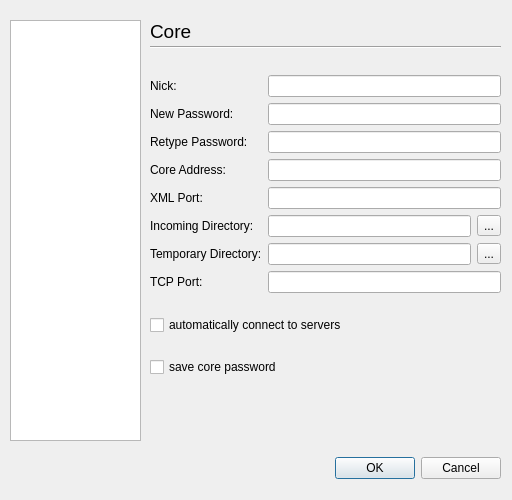
<ui version="4.0" >
 <class>QAjOptionsDialogBase</class>
 <widget class="QDialog" name="QAjOptionsDialogBase" >
  <property name="geometry" >
   <rect>
    <x>0</x>
    <y>0</y>
    <width>512</width>
    <height>500</height>
   </rect>
  </property>
  <property name="windowTitle" >
   <string>Configure</string>
  </property>
  <widget class="QWidget" name="layoutWidget" >
   <property name="geometry" >
    <rect>
     <x>10</x>
     <y>452</y>
     <width>491</width>
     <height>33</height>
    </rect>
   </property>
   <layout class="QHBoxLayout" >
    <property name="margin" >
     <number>0</number>
    </property>
    <property name="spacing" >
     <number>6</number>
    </property>
    <item>
     <spacer>
      <property name="orientation" >
       <enum>Qt::Horizontal</enum>
      </property>
      <property name="sizeHint" >
       <size>
        <width>131</width>
        <height>31</height>
       </size>
      </property>
     </spacer>
    </item>
    <item>
     <widget class="QPushButton" name="okButton" >
      <property name="text" >
       <string>OK</string>
      </property>
     </widget>
    </item>
    <item>
     <widget class="QPushButton" name="cancelButton" >
      <property name="text" >
       <string>Cancel</string>
      </property>
     </widget>
    </item>
   </layout>
  </widget>
  <widget class="QListWidget" name="listWidget" >
   <property name="geometry" >
    <rect>
     <x>10</x>
     <y>20</y>
     <width>131</width>
     <height>421</height>
    </rect>
   </property>
   <property name="autoScroll" >
    <bool>false</bool>
   </property>
   <property name="selectionBehavior" >
    <enum>QAbstractItemView::SelectRows</enum>
   </property>
  </widget>
  <widget class="QStackedWidget" name="stackedWidget" >
   <property name="geometry" >
    <rect>
     <x>140</x>
     <y>9</y>
     <width>371</width>
     <height>431</height>
    </rect>
   </property>
   <property name="frameShape" >
    <enum>QFrame::NoFrame</enum>
   </property>
   <property name="currentIndex" >
    <number>0</number>
   </property>
   <widget class="QWidget" name="Core" >
    <widget class="Line" name="line" >
     <property name="geometry" >
      <rect>
       <x>10</x>
       <y>30</y>
       <width>351</width>
       <height>16</height>
      </rect>
     </property>
     <property name="orientation" >
      <enum>Qt::Horizontal</enum>
     </property>
    </widget>
    <widget class="QWidget" name="layoutWidget" >
     <property name="geometry" >
      <rect>
       <x>10</x>
       <y>50</y>
       <width>351</width>
       <height>334</height>
      </rect>
     </property>
     <layout class="QVBoxLayout" >
      <property name="margin" >
       <number>0</number>
      </property>
      <property name="spacing" >
       <number>6</number>
      </property>
      <item>
       <layout class="QGridLayout" >
        <property name="margin" >
         <number>0</number>
        </property>
        <property name="spacing" >
         <number>6</number>
        </property>
        <item row="2" column="0" >
         <widget class="QLabel" name="label_3" >
          <property name="text" >
           <string>Retype Password:</string>
          </property>
         </widget>
        </item>
        <item row="4" column="1" colspan="2" >
         <widget class="QLineEdit" name="xmlEdit" />
        </item>
        <item row="5" column="1" >
         <widget class="QLineEdit" name="incomingEdit" />
        </item>
        <item row="7" column="0" >
         <widget class="QLabel" name="label_16" >
          <property name="text" >
           <string>TCP Port:</string>
          </property>
         </widget>
        </item>
        <item row="6" column="0" >
         <widget class="QLabel" name="label_7" >
          <property name="text" >
           <string>Temporary Directory:</string>
          </property>
         </widget>
        </item>
        <item row="1" column="1" colspan="2" >
         <widget class="QLineEdit" name="passwordEdit" >
          <property name="echoMode" >
           <enum>QLineEdit::Password</enum>
          </property>
         </widget>
        </item>
        <item row="3" column="1" colspan="2" >
         <widget class="QLineEdit" name="coreEdit" />
        </item>
        <item row="5" column="2" >
         <widget class="QToolButton" name="incomingButton" >
          <property name="text" >
           <string>...</string>
          </property>
         </widget>
        </item>
        <item row="4" column="0" >
         <widget class="QLabel" name="label_5" >
          <property name="text" >
           <string>XML Port:</string>
          </property>
         </widget>
        </item>
        <item row="0" column="0" >
         <widget class="QLabel" name="label" >
          <property name="text" >
           <string>Nick:</string>
          </property>
         </widget>
        </item>
        <item row="1" column="0" >
         <widget class="QLabel" name="label_2" >
          <property name="text" >
           <string>New Password:</string>
          </property>
         </widget>
        </item>
        <item row="7" column="1" colspan="2" >
         <widget class="QLineEdit" name="tcpEdit" />
        </item>
        <item row="6" column="1" >
         <widget class="QLineEdit" name="tempEdit" />
        </item>
        <item row="5" column="0" >
         <widget class="QLabel" name="label_6" >
          <property name="text" >
           <string>Incoming Directory:</string>
          </property>
         </widget>
        </item>
        <item row="2" column="1" colspan="2" >
         <widget class="QLineEdit" name="retypeEdit" >
          <property name="echoMode" >
           <enum>QLineEdit::Password</enum>
          </property>
         </widget>
        </item>
        <item row="6" column="2" >
         <widget class="QToolButton" name="tempButton" >
          <property name="text" >
           <string>...</string>
          </property>
         </widget>
        </item>
        <item row="3" column="0" >
         <widget class="QLabel" name="label_4" >
          <property name="text" >
           <string>Core Address:</string>
          </property>
         </widget>
        </item>
        <item row="0" column="1" colspan="2" >
         <widget class="QLineEdit" name="nickEdit" />
        </item>
       </layout>
      </item>
      <item>
       <widget class="QCheckBox" name="autoConnect" >
        <property name="text" >
         <string>automatically connect to servers</string>
        </property>
       </widget>
      </item>
      <item>
       <widget class="QCheckBox" name="savePassword" >
        <property name="text" >
         <string>save core password</string>
        </property>
       </widget>
      </item>
     </layout>
    </widget>
    <widget class="QLabel" name="label_24" >
     <property name="geometry" >
      <rect>
       <x>10</x>
       <y>10</y>
       <width>321</width>
       <height>25</height>
      </rect>
     </property>
     <property name="font" >
      <font>
       <pointsize>14</pointsize>
      </font>
     </property>
     <property name="text" >
      <string>Core</string>
     </property>
    </widget>
   </widget>
   <widget class="QWidget" name="Limits" >
    <widget class="Line" name="line_2" >
     <property name="geometry" >
      <rect>
       <x>10</x>
       <y>30</y>
       <width>351</width>
       <height>16</height>
      </rect>
     </property>
     <property name="orientation" >
      <enum>Qt::Horizontal</enum>
     </property>
    </widget>
    <widget class="QLabel" name="label_25" >
     <property name="geometry" >
      <rect>
       <x>10</x>
       <y>10</y>
       <width>321</width>
       <height>25</height>
      </rect>
     </property>
     <property name="font" >
      <font>
       <pointsize>14</pointsize>
      </font>
     </property>
     <property name="text" >
      <string>Limits</string>
     </property>
    </widget>
    <widget class="QWidget" name="layoutWidget_2" >
     <property name="geometry" >
      <rect>
       <x>10</x>
       <y>50</y>
       <width>351</width>
       <height>194</height>
      </rect>
     </property>
     <layout class="QGridLayout" >
      <property name="margin" >
       <number>0</number>
      </property>
      <property name="spacing" >
       <number>6</number>
      </property>
      <item row="3" column="1" >
       <widget class="QSpinBox" name="sourcesSpin" >
        <property name="alignment" >
         <set>Qt::AlignRight</set>
        </property>
        <property name="suffix" >
         <string/>
        </property>
        <property name="maximum" >
         <number>9999</number>
        </property>
       </widget>
      </item>
      <item row="1" column="0" >
       <widget class="QLabel" name="label_11" >
        <property name="text" >
         <string>Max. Upload Speed:</string>
        </property>
       </widget>
      </item>
      <item row="0" column="0" >
       <widget class="QLabel" name="label_10" >
        <property name="text" >
         <string>Max. Download Speed:</string>
        </property>
       </widget>
      </item>
      <item row="2" column="0" >
       <widget class="QLabel" name="label_12" >
        <property name="text" >
         <string>Max. Speed Per Slot:</string>
        </property>
       </widget>
      </item>
      <item row="1" column="1" >
       <widget class="QSpinBox" name="upSpin" >
        <property name="alignment" >
         <set>Qt::AlignRight</set>
        </property>
        <property name="suffix" >
         <string> kByte/s</string>
        </property>
        <property name="maximum" >
         <number>9999</number>
        </property>
       </widget>
      </item>
      <item row="5" column="0" >
       <widget class="QLabel" name="label_15" >
        <property name="text" >
         <string>Max. New Connections:</string>
        </property>
       </widget>
      </item>
      <item row="4" column="0" >
       <widget class="QLabel" name="label_14" >
        <property name="text" >
         <string>Max. Connections:</string>
        </property>
       </widget>
      </item>
      <item row="2" column="1" >
       <widget class="QSpinBox" name="slotSpin" >
        <property name="alignment" >
         <set>Qt::AlignRight</set>
        </property>
        <property name="suffix" >
         <string> kByte/s</string>
        </property>
        <property name="maximum" >
         <number>9999</number>
        </property>
       </widget>
      </item>
      <item row="0" column="1" >
       <widget class="QSpinBox" name="downSpin" >
        <property name="alignment" >
         <set>Qt::AlignRight</set>
        </property>
        <property name="suffix" >
         <string> kByte/s</string>
        </property>
        <property name="maximum" >
         <number>9999</number>
        </property>
       </widget>
      </item>
      <item row="4" column="1" >
       <widget class="QSpinBox" name="connectionsSpin" >
        <property name="alignment" >
         <set>Qt::AlignRight</set>
        </property>
        <property name="suffix" >
         <string/>
        </property>
        <property name="maximum" >
         <number>9999</number>
        </property>
       </widget>
      </item>
      <item row="5" column="1" >
       <widget class="QSpinBox" name="newSpin" >
        <property name="alignment" >
         <set>Qt::AlignRight</set>
        </property>
        <property name="suffix" >
         <string> per 10 seconds</string>
        </property>
        <property name="maximum" >
         <number>9999</number>
        </property>
       </widget>
      </item>
      <item row="3" column="0" >
       <widget class="QLabel" name="label_13" >
        <property name="text" >
         <string>Max. Sources Per File:</string>
        </property>
       </widget>
      </item>
     </layout>
    </widget>
   </widget>
   <widget class="QWidget" name="Appearance" >
    <widget class="Line" name="line_3" >
     <property name="geometry" >
      <rect>
       <x>10</x>
       <y>30</y>
       <width>351</width>
       <height>16</height>
      </rect>
     </property>
     <property name="orientation" >
      <enum>Qt::Horizontal</enum>
     </property>
    </widget>
    <widget class="QLabel" name="label_26" >
     <property name="geometry" >
      <rect>
       <x>10</x>
       <y>10</y>
       <width>321</width>
       <height>25</height>
      </rect>
     </property>
     <property name="font" >
      <font>
       <pointsize>14</pointsize>
      </font>
     </property>
     <property name="text" >
      <string>Appearance</string>
     </property>
    </widget>
    <widget class="QWidget" name="layoutWidget" >
     <property name="geometry" >
      <rect>
       <x>10</x>
       <y>50</y>
       <width>301</width>
       <height>193</height>
      </rect>
     </property>
     <layout class="QVBoxLayout" >
      <property name="margin" >
       <number>0</number>
      </property>
      <property name="spacing" >
       <number>6</number>
      </property>
      <item>
       <widget class="QCheckBox" name="showSplash" >
        <property name="text" >
         <string>show splash screen on startup</string>
        </property>
       </widget>
      </item>
      <item>
       <widget class="QCheckBox" name="trayCheckBox" >
        <property name="text" >
         <string>use tray icon</string>
        </property>
       </widget>
      </item>
      <item>
       <layout class="QHBoxLayout" >
        <property name="margin" >
         <number>0</number>
        </property>
        <property name="spacing" >
         <number>6</number>
        </property>
        <item>
         <widget class="QLabel" name="label_30" >
          <property name="maximumSize" >
           <size>
            <width>66</width>
            <height>16777215</height>
           </size>
          </property>
          <property name="text" >
           <string>language:</string>
          </property>
         </widget>
        </item>
        <item>
         <widget class="QComboBox" name="languageComboBox" />
        </item>
       </layout>
      </item>
      <item>
       <layout class="QHBoxLayout" >
        <property name="margin" >
         <number>0</number>
        </property>
        <property name="spacing" >
         <number>6</number>
        </property>
        <item>
         <widget class="QLabel" name="label_31" >
          <property name="text" >
           <string>show in statusbar:</string>
          </property>
          <property name="alignment" >
           <set>Qt::AlignLeading|Qt::AlignLeft|Qt::AlignTop</set>
          </property>
         </widget>
        </item>
        <item>
         <widget class="QListWidget" name="statusbarList" >
          <property name="selectionMode" >
           <enum>QAbstractItemView::MultiSelection</enum>
          </property>
          <item>
           <property name="text" >
            <string>connected since</string>
           </property>
          </item>
          <item>
           <property name="text" >
            <string>core version</string>
           </property>
          </item>
          <item>
           <property name="text" >
            <string>downstream</string>
           </property>
          </item>
          <item>
           <property name="text" >
            <string>upstream</string>
           </property>
          </item>
          <item>
           <property name="text" >
            <string>downloaded</string>
           </property>
          </item>
          <item>
           <property name="text" >
            <string>uploaded</string>
           </property>
          </item>
          <item>
           <property name="text" >
            <string>credits</string>
           </property>
          </item>
         </widget>
        </item>
       </layout>
      </item>
     </layout>
    </widget>
   </widget>
   <widget class="QWidget" name="Behaviour" >
    <widget class="Line" name="line_4" >
     <property name="geometry" >
      <rect>
       <x>10</x>
       <y>30</y>
       <width>351</width>
       <height>16</height>
      </rect>
     </property>
     <property name="orientation" >
      <enum>Qt::Horizontal</enum>
     </property>
    </widget>
    <widget class="QWidget" name="layoutWidget" >
     <property name="geometry" >
      <rect>
       <x>10</x>
       <y>50</y>
       <width>351</width>
       <height>96</height>
      </rect>
     </property>
     <layout class="QVBoxLayout" >
      <property name="margin" >
       <number>0</number>
      </property>
      <property name="spacing" >
       <number>6</number>
      </property>
      <item>
       <layout class="QGridLayout" >
        <property name="margin" >
         <number>0</number>
        </property>
        <property name="spacing" >
         <number>6</number>
        </property>
        <item row="0" column="1" >
         <widget class="QSpinBox" name="refreshSpin" >
          <property name="maximumSize" >
           <size>
            <width>100</width>
            <height>16777215</height>
           </size>
          </property>
          <property name="suffix" >
           <string>sec.</string>
          </property>
          <property name="minimum" >
           <number>1</number>
          </property>
         </widget>
        </item>
        <item row="1" column="1" >
         <widget class="QLineEdit" name="serverEdit" />
        </item>
        <item row="0" column="0" >
         <widget class="QLabel" name="label_9" >
          <property name="text" >
           <string>Refresh:</string>
          </property>
         </widget>
        </item>
        <item row="1" column="0" >
         <widget class="QLabel" name="label_8" >
          <property name="text" >
           <string>Server Source:</string>
          </property>
         </widget>
        </item>
       </layout>
      </item>
      <item>
       <widget class="QCheckBox" name="fetchServersCheckBox" >
        <property name="text" >
         <string>fetch new servers on startup</string>
        </property>
       </widget>
      </item>
     </layout>
    </widget>
    <widget class="QLabel" name="label_27" >
     <property name="geometry" >
      <rect>
       <x>10</x>
       <y>10</y>
       <width>321</width>
       <height>25</height>
      </rect>
     </property>
     <property name="font" >
      <font>
       <pointsize>14</pointsize>
      </font>
     </property>
     <property name="text" >
      <string>Behaviour</string>
     </property>
    </widget>
   </widget>
   <widget class="QWidget" name="Launching" >
    <widget class="Line" name="line_5" >
     <property name="geometry" >
      <rect>
       <x>10</x>
       <y>30</y>
       <width>351</width>
       <height>16</height>
      </rect>
     </property>
     <property name="orientation" >
      <enum>Qt::Horizontal</enum>
     </property>
    </widget>
    <widget class="QLabel" name="label_28" >
     <property name="geometry" >
      <rect>
       <x>10</x>
       <y>10</y>
       <width>321</width>
       <height>25</height>
      </rect>
     </property>
     <property name="font" >
      <font>
       <pointsize>14</pointsize>
      </font>
     </property>
     <property name="text" >
      <string>Launching</string>
     </property>
    </widget>
    <widget class="QWidget" name="layoutWidget" >
     <property name="geometry" >
      <rect>
       <x>10</x>
       <y>50</y>
       <width>351</width>
       <height>321</height>
      </rect>
     </property>
     <layout class="QVBoxLayout" >
      <property name="margin" >
       <number>0</number>
      </property>
      <property name="spacing" >
       <number>6</number>
      </property>
      <item>
       <layout class="QHBoxLayout" >
        <property name="margin" >
         <number>0</number>
        </property>
        <property name="spacing" >
         <number>6</number>
        </property>
        <item>
         <widget class="QLabel" name="label_22" >
          <property name="sizePolicy" >
           <sizepolicy>
            <hsizetype>0</hsizetype>
            <vsizetype>0</vsizetype>
            <horstretch>0</horstretch>
            <verstretch>0</verstretch>
           </sizepolicy>
          </property>
          <property name="text" >
           <string>Open files with:</string>
          </property>
         </widget>
        </item>
        <item>
         <widget class="QComboBox" name="launchCombo" >
          <property name="editable" >
           <bool>true</bool>
          </property>
         </widget>
        </item>
        <item>
         <widget class="QToolButton" name="launcherButton" >
          <property name="text" >
           <string>...</string>
          </property>
         </widget>
        </item>
       </layout>
      </item>
      <item>
       <widget class="QGroupBox" name="groupBox" >
        <property name="title" >
         <string>Location of files</string>
        </property>
        <widget class="QWidget" name="layoutWidget" >
         <property name="geometry" >
          <rect>
           <x>11</x>
           <y>23</y>
           <width>321</width>
           <height>252</height>
          </rect>
         </property>
         <layout class="QVBoxLayout" >
          <property name="margin" >
           <number>0</number>
          </property>
          <property name="spacing" >
           <number>6</number>
          </property>
          <item>
           <widget class="QRadioButton" name="sameComputerRadio" >
            <property name="text" >
             <string>Core is running at the same computer</string>
            </property>
           </widget>
          </item>
          <item>
           <widget class="QRadioButton" name="specificRadio" >
            <property name="text" >
             <string>Use specific folders (e.g. for smb):</string>
            </property>
           </widget>
          </item>
          <item>
           <layout class="QGridLayout" >
            <property name="margin" >
             <number>0</number>
            </property>
            <property name="spacing" >
             <number>6</number>
            </property>
            <item row="1" column="1" >
             <widget class="QToolButton" name="incomingSpecificButton" >
              <property name="text" >
               <string>...</string>
              </property>
             </widget>
            </item>
            <item row="2" column="0" >
             <widget class="QLabel" name="tempSpecificLabel" >
              <property name="text" >
               <string>Temporary Directory:</string>
              </property>
             </widget>
            </item>
            <item row="1" column="0" >
             <widget class="QLineEdit" name="incomingSpecificEdit" />
            </item>
            <item row="0" column="0" >
             <widget class="QLabel" name="incomingSpecificLabel" >
              <property name="text" >
               <string>Incoming Directory:</string>
              </property>
             </widget>
            </item>
            <item row="3" column="0" >
             <widget class="QLineEdit" name="tempSpecificEdit" />
            </item>
            <item row="3" column="1" >
             <widget class="QToolButton" name="tempSpecificButton" >
              <property name="text" >
               <string>...</string>
              </property>
             </widget>
            </item>
           </layout>
          </item>
          <item>
           <widget class="QRadioButton" name="ftpRadio" >
            <property name="enabled" >
             <bool>true</bool>
            </property>
            <property name="text" >
             <string>Use ftp</string>
            </property>
           </widget>
          </item>
          <item>
           <widget class="QPushButton" name="jumpFtpButton" >
            <property name="text" >
             <string>jump to ftp settings</string>
            </property>
           </widget>
          </item>
         </layout>
        </widget>
       </widget>
      </item>
     </layout>
    </widget>
   </widget>
   <widget class="QWidget" name="Ftp" >
    <widget class="Line" name="line_6" >
     <property name="geometry" >
      <rect>
       <x>10</x>
       <y>30</y>
       <width>351</width>
       <height>16</height>
      </rect>
     </property>
     <property name="orientation" >
      <enum>Qt::Horizontal</enum>
     </property>
    </widget>
    <widget class="QLabel" name="label_29" >
     <property name="geometry" >
      <rect>
       <x>10</x>
       <y>10</y>
       <width>321</width>
       <height>25</height>
      </rect>
     </property>
     <property name="font" >
      <font>
       <pointsize>14</pointsize>
      </font>
     </property>
     <property name="text" >
      <string>FTP</string>
     </property>
    </widget>
    <widget class="QWidget" name="layoutWidget" >
     <property name="geometry" >
      <rect>
       <x>11</x>
       <y>54</y>
       <width>349</width>
       <height>200</height>
      </rect>
     </property>
     <layout class="QGridLayout" >
      <property name="margin" >
       <number>0</number>
      </property>
      <property name="spacing" >
       <number>6</number>
      </property>
      <item row="5" column="1" >
       <widget class="QLineEdit" name="ftpTmpDirEdit" />
      </item>
      <item row="5" column="0" >
       <widget class="QLabel" name="label_23" >
        <property name="text" >
         <string>Temporary Directory:</string>
        </property>
       </widget>
      </item>
      <item row="4" column="0" >
       <widget class="QLabel" name="label_21" >
        <property name="text" >
         <string>Incoming Directory:</string>
        </property>
       </widget>
      </item>
      <item row="2" column="1" >
       <widget class="QLineEdit" name="ftpUserEdit" />
      </item>
      <item row="2" column="0" >
       <widget class="QLabel" name="label_19" >
        <property name="text" >
         <string>User:</string>
        </property>
       </widget>
      </item>
      <item row="3" column="1" >
       <widget class="QLineEdit" name="ftpPasswordEdit" >
        <property name="echoMode" >
         <enum>QLineEdit::Password</enum>
        </property>
       </widget>
      </item>
      <item row="4" column="1" >
       <widget class="QLineEdit" name="ftpInDirEdit" />
      </item>
      <item row="0" column="0" >
       <widget class="QLabel" name="label_17" >
        <property name="text" >
         <string>Server:</string>
        </property>
       </widget>
      </item>
      <item row="1" column="0" >
       <widget class="QLabel" name="label_18" >
        <property name="text" >
         <string>Port:</string>
        </property>
       </widget>
      </item>
      <item row="3" column="0" >
       <widget class="QLabel" name="label_20" >
        <property name="text" >
         <string>Password:</string>
        </property>
       </widget>
      </item>
      <item row="0" column="1" >
       <widget class="QLineEdit" name="ftpServerEdit" />
      </item>
      <item row="1" column="1" >
       <widget class="QLineEdit" name="ftpPortEdit" />
      </item>
     </layout>
    </widget>
    <widget class="QGroupBox" name="groupBox_3" >
     <property name="geometry" >
      <rect>
       <x>11</x>
       <y>260</y>
       <width>349</width>
       <height>61</height>
      </rect>
     </property>
     <property name="title" >
      <string>Mode</string>
     </property>
     <widget class="QWidget" name="layoutWidget" >
      <property name="geometry" >
       <rect>
        <x>10</x>
        <y>20</y>
        <width>331</width>
        <height>28</height>
       </rect>
      </property>
      <layout class="QHBoxLayout" >
       <property name="margin" >
        <number>0</number>
       </property>
       <property name="spacing" >
        <number>6</number>
       </property>
       <item>
        <widget class="QRadioButton" name="ftpActiveRadioButton" >
         <property name="text" >
          <string>active</string>
         </property>
        </widget>
       </item>
       <item>
        <widget class="QRadioButton" name="ftpPassiveRadioButton" >
         <property name="text" >
          <string>passive</string>
         </property>
        </widget>
       </item>
      </layout>
     </widget>
    </widget>
    <widget class="QGroupBox" name="groupBox_2" >
     <property name="geometry" >
      <rect>
       <x>11</x>
       <y>327</y>
       <width>349</width>
       <height>101</height>
      </rect>
     </property>
     <property name="title" >
      <string>Launching</string>
     </property>
     <widget class="QWidget" name="layoutWidget" >
      <property name="geometry" >
       <rect>
        <x>10</x>
        <y>26</y>
        <width>331</width>
        <height>63</height>
       </rect>
      </property>
      <layout class="QVBoxLayout" >
       <property name="margin" >
        <number>0</number>
       </property>
       <property name="spacing" >
        <number>6</number>
       </property>
       <item>
        <widget class="QRadioButton" name="ftpFullRadioButton" >
         <property name="text" >
          <string>open after 100% </string>
         </property>
        </widget>
       </item>
       <item>
        <layout class="QHBoxLayout" >
         <property name="margin" >
          <number>0</number>
         </property>
         <property name="spacing" >
          <number>6</number>
         </property>
         <item>
          <widget class="QRadioButton" name="ftpMbRadioButton" >
           <property name="text" >
            <string>open after</string>
           </property>
          </widget>
         </item>
         <item>
          <widget class="QSpinBox" name="ftpMbSpinBox" >
           <property name="layoutDirection" >
            <enum>Qt::LeftToRight</enum>
           </property>
           <property name="alignment" >
            <set>Qt::AlignRight</set>
           </property>
           <property name="suffix" >
            <string>MB</string>
           </property>
          </widget>
         </item>
        </layout>
       </item>
      </layout>
     </widget>
    </widget>
   </widget>
  </widget>
 </widget>
 <tabstops>
  <tabstop>okButton</tabstop>
  <tabstop>cancelButton</tabstop>
  <tabstop>nickEdit</tabstop>
  <tabstop>passwordEdit</tabstop>
  <tabstop>retypeEdit</tabstop>
  <tabstop>coreEdit</tabstop>
  <tabstop>xmlEdit</tabstop>
  <tabstop>incomingEdit</tabstop>
  <tabstop>incomingButton</tabstop>
  <tabstop>tempEdit</tabstop>
  <tabstop>tempButton</tabstop>
  <tabstop>serverEdit</tabstop>
  <tabstop>refreshSpin</tabstop>
  <tabstop>autoConnect</tabstop>
  <tabstop>savePassword</tabstop>
  <tabstop>tcpEdit</tabstop>
  <tabstop>ftpServerEdit</tabstop>
  <tabstop>ftpPortEdit</tabstop>
  <tabstop>ftpUserEdit</tabstop>
  <tabstop>ftpPasswordEdit</tabstop>
  <tabstop>ftpInDirEdit</tabstop>
 </tabstops>
 <resources>
  <include location="images.qrc" />
 </resources>
 <connections>
  <connection>
   <sender>okButton</sender>
   <signal>clicked()</signal>
   <receiver>QAjOptionsDialogBase</receiver>
   <slot>accept()</slot>
   <hints>
    <hint type="sourcelabel" >
     <x>278</x>
     <y>253</y>
    </hint>
    <hint type="destinationlabel" >
     <x>96</x>
     <y>254</y>
    </hint>
   </hints>
  </connection>
  <connection>
   <sender>cancelButton</sender>
   <signal>clicked()</signal>
   <receiver>QAjOptionsDialogBase</receiver>
   <slot>reject()</slot>
   <hints>
    <hint type="sourcelabel" >
     <x>369</x>
     <y>253</y>
    </hint>
    <hint type="destinationlabel" >
     <x>179</x>
     <y>282</y>
    </hint>
   </hints>
  </connection>
 </connections>
</ui>
